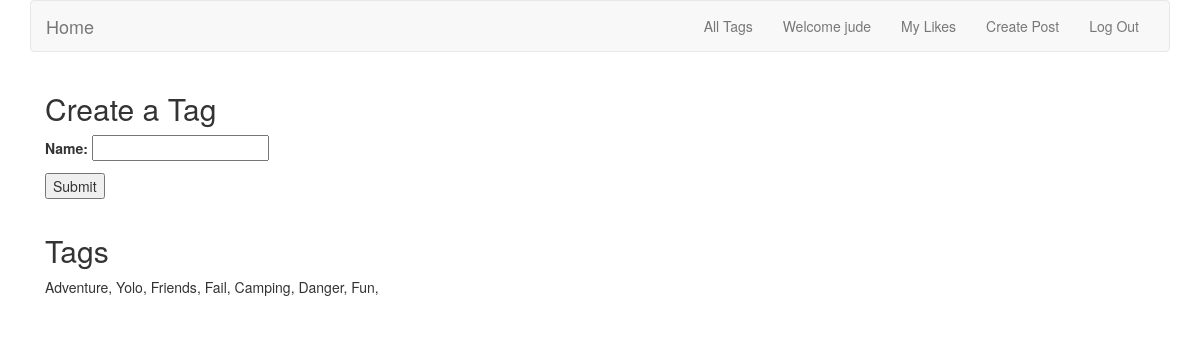
Screenshot of /tag/ (signed in) with the database file from the repository.
### socialapp/models.py (models this page shows)
class Tag(models.Model):
    name = models.CharField(max_length=50)
    def __str__(self):
        return "{}".format(self.name)

### socialapp/views.py (the view, shortened to what this page needs)
# urls.py: url(r'tag/', TagView.as_view(), name='tags')
class TagView(CreateView):
    model = Tag
    fields = ['name']
    def get_context_data(self, **kwargs):
        context = super().get_context_data(**kwargs)
        context['tag_list'] = Tag.objects.all()
        return context

### templates/socialapp/tag_form.html (shortened to what this page needs)
{% extends 'base.html' %}
{% block content %}
<div class="container">
    <h2>Create a Tag</h2>
    <form action="" method="post">
        {{ form.as_p }}
        <input type="submit" value="Submit">
    </form>
</div>
  <div class="panel-body">
  <h2>Tags</h2>
{% for tag in tag_list %}{{ tag }}, {% endfor %}
  </div>
{% endblock %}

### templates/base.html (shortened to what this page needs)
<!DOCTYPE html>
<html lang="en">
<head>
    <link href="https://maxcdn.bootstrapcdn.com/bootstrap/3.3.6/css/bootstrap.min.css" rel="stylesheet">
</head>
<body>
<div class="container">
<nav class="navbar navbar-default">
  <div class="container-fluid">
    <div class="navbar-header">
      <a class="navbar-brand" href="{% url 'index' %}">Home</a>
    </div>
    <div class="collapse navbar-collapse" id="bs-example-navbar-collapse-1">
        <ul class="nav navbar-nav navbar-right">
                <li><a href="{% url 'tags' %}">All Tags</a></li>
            {% if request.user.is_authenticated %}
               <li><a>Welcome {{ request.user }}</a></li>
               <li><a href="{% url 'my_likes' %}">My Likes</a></li>
               <li><a href="{% url 'create' %}">Create Post</a></li>
               <li><a href="{% url 'logout' %}">Log Out</a></li>
           {% else %}
               <li><a href="{% url 'create_user' %}">Sign Up</a></li>
               <li><a href="{% url 'logout' %}">Log In</a></li>
            {% endif %}
      </ul>
    </div>
  </div>
</nav>
{% block content %}
{% endblock %}
</div>
</body>
</html>

### rows the page displays
Tag: name "Adventure"
Tag: name "Yolo"
Tag: name "Friends"
Tag: name "Fail"
Tag: name "Camping"
Tag: name "Danger"
Tag: name "Fun"

### other values shown
{{ request.user }} "jude"
